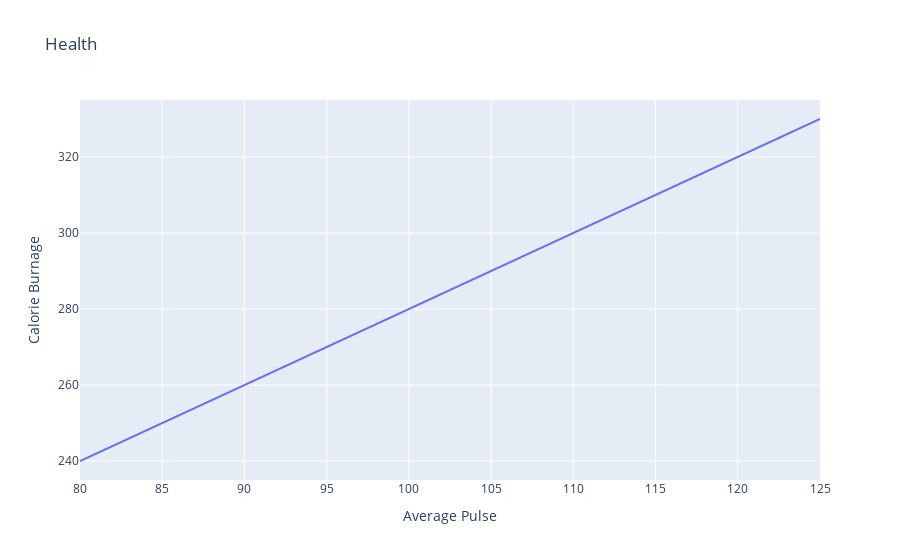

Here is the notebook cell this chart was saved with:
### Markdown cell above
Below reference contains examples of how to make line plots, scatter plots, area charts, bar charts, error bars, box plots, histograms, heatmaps, subplots, multiple-axes, polar charts, and bubble charts.

Reference: https://plotly.com/python/

### Code cell
# Python program to show plotly module
import numpy as np
import plotly.express as px

x = np.array([80, 85, 90, 95, 100, 105, 110, 115, 120, 125])
print(len(x))
y = np.array([240, 250, 260, 270, 280, 290, 300, 310, 320, 330])
print(len(y))

fig = px.line(x=x,
              y=y,
              title='Health')

fig.update_layout(
    xaxis_title="Average Pulse",
    yaxis_title="Calorie Burnage"
)

fig.show()

### Figure 1 — Plotly figure (JSON) as saved in the notebook; plotly's stock layout.template omitted (floating-point values rounded to 4 significant figures)
{"data": [{"hovertemplate": "x=%{x}<br>y=%{y}<extra></extra>", "legendgroup": "", "line": {"color": "#636efa", "dash": "solid"}, "marker": {"symbol": "circle"}, "mode": "lines", "name": "", "orientation": "v", "showlegend": false, "type": "scatter", "x": [80, 85, 90, 95, 100, 105, 110, 115, 120, 125], "xaxis": "x", "y": [240, 250, 260, 270, 280, 290, 300, 310, 320, 330], "yaxis": "y"}], "layout": {"legend": {"tracegroupgap": 0}, "title": {"text": "Health"}, "xaxis": {"anchor": "y", "domain": [0, 1], "title": {"text": "Average Pulse"}}, "yaxis": {"anchor": "x", "domain": [0, 1], "title": {"text": "Calorie Burnage"}}}}
